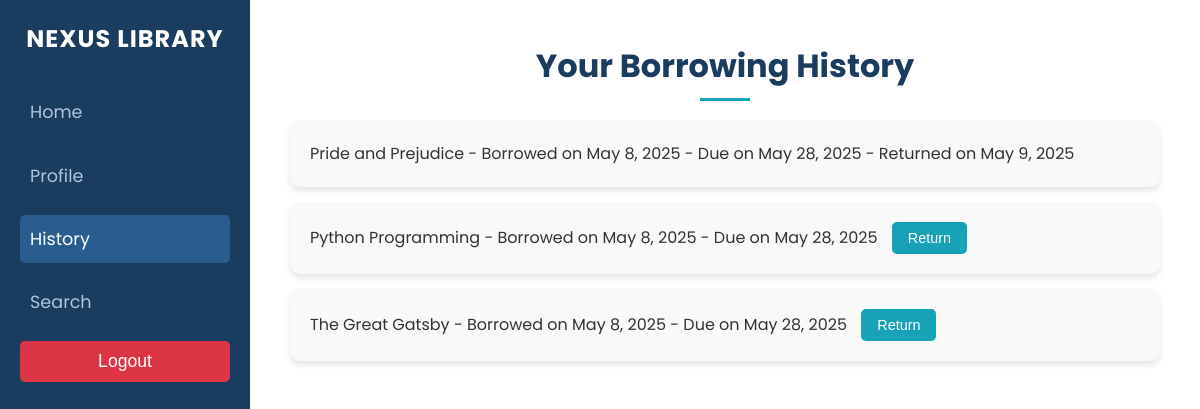
/history/ (signed in), run on the app's committed database.
### library/models.py (models this page shows, shortened)
class BorrowingHistory(models.Model):
    user = models.ForeignKey(User, on_delete=models.CASCADE)
    content_type = models.ForeignKey(ContentType, on_delete=models.CASCADE)
    object_id = models.PositiveIntegerField()
    item = GenericForeignKey('content_type', 'object_id')
    borrow_date = models.DateField(default=date.today)
    due_date = models.DateField()
    return_date = models.DateField(null=True, blank=True)
    fine = models.DecimalField(max_digits=6, decimal_places=2, default=0.00)
    def get_item(self):
        if self.content_type and self.object_id:
            return self.content_type.get_object_for_this_type(id=self.object_id)
        return None

class LibraryItem(models.Model):
    title = models.CharField(max_length=255)
    author = models.CharField(max_length=255)
    genre = models.CharField(max_length=100)
    publication_date = models.DateField()
    class Meta:
        abstract = True

class PrintedBook(LibraryItem):
    isbn = models.CharField(max_length=13)
    copies_available = models.IntegerField()

class EBook(LibraryItem):
    file_url = models.URLField()
    file_size = models.IntegerField()  # in MB

class Audiobook(LibraryItem):
    duration = models.DurationField()
    narrator = models.CharField(max_length=255)

### library/views.py (the view)
# urls.py: path('history/', views.history, name='history'),
@login_required
def history(request):
    borrowing_history = BorrowingHistory.objects.filter(user=request.user)
    return render(request, 'library/history.html', {
        'borrowing_history': borrowing_history,
    })

### library/templatetags/library_tags.py (called while the page is built)
@register.filter
def get_item_type(item):
    return item.__class__.__name__.lower()

### library/templates/library/history.html (shortened to what this page needs)
{% load static %}
{% load library_tags %}
<!DOCTYPE html>
<html lang="en">
<head>
    <link rel="stylesheet" href="{% static 'css/base.css' %}">
    <link rel="stylesheet" href="{% static 'css/history.css' %}">
</head>
<body>
    <div class="container">
        <nav class="sidebar">
            <div class="sidebar-header">
                <span class="logo">NEXUS LIBRARY</span>
            </div>
            <ul class="sidebar-menu">
                <li><a href="{% url 'home' %}">Home</a></li>
                <li><a href="{% url 'profile' %}">Profile</a></li>
                <li><a href="{% url 'history' %}" class="active">History</a></li>
                <li><a href="{% url 'search_items' %}">Search</a></li>
                <li>
                    <form action="{% url 'logout' %}" method="post" style="display:inline;">
                        <button type="submit" class="logout-btn">Logout</button>
                    </form>
                </li>
            </ul>
        </nav>
        <div class="main-content">
            <section class="history">
                <h2>Your Borrowing History</h2>
                <ul>
                    {% for borrowing in borrowing_history %}
                    <li>
                        {% with item=borrowing.get_item %}
                        {{ item.title }} - Borrowed on {{ borrowing.borrow_date }} - Due on {{ borrowing.due_date }}
                        {% if borrowing.return_date %}
                        - Returned on {{ borrowing.return_date }}
                        {% else %}
                        <form action="{% url 'return_item' item_type=item|get_item_type item_id=item.id %}"
                            method="post" style="display:inline;">
                            <button type="submit">Return</button>
                        </form>
                        {% endif %}
                        {% endwith %}
                    </li>
                    {% empty %}
                    <li>No borrowing history available.</li>
                    {% endfor %}
                </ul>
            </section>
        </div>
    </div>
</body>
</html>

### library/static/css/base.css (style rules this page uses)
* { margin: 0; padding: 0; box-sizing: border-box; }
body { font-family: 'Poppins', sans-serif; background-color: #f4f6f9; color: #333; line-height: 1.6; }
.container { display: flex; min-height: 100vh; }
.sidebar { width: 250px; background-color: #1a3c5e; color: #fff; padding: 20px; position: fixed; height: 100%; overflow-y: auto; }
.sidebar-header { text-align: center; margin-bottom: 30px; }
.logo { font-size: 1.5rem; font-weight: 700; color: #fff; text-transform: uppercase; letter-spacing: 1px; }
.sidebar-menu { list-style: none; }
.sidebar-menu li { margin-bottom: 15px; }
.sidebar-menu a { color: #b0c4de; text-decoration: none; font-size: 1.1rem; display: block; padding: 10px; border-radius: 5px; transition: background-color 0.3s ease; }
.sidebar-menu a:hover, .sidebar-menu a.active { background-color: #2a5d8f; color: #fff; }
.logout-btn { background-color: #dc3545; color: #fff; border: none; padding: 10px; width: 100%; border-radius: 5px; cursor: pointer; font-size: 1.1rem; transition: background-color 0.3s ease; }
.main-content { margin-left: 250px; padding: 40px; width: calc(100% - 250px); background-color: #fff; }

### library/static/css/history.css (style rules this page uses)
.history { max-width: 900px; margin: 0 auto; }
.history h2 { font-size: 2rem; color: #1a3c5e; margin-bottom: 30px; text-align: center; position: relative; }
.history h2::after { content: ''; width: 50px; height: 3px; background-color: #17a2b8; position: absolute; bottom: -10px; left: 50%; transform: translateX(-50%); }
.history ul { list-style: none; }
.history li { background-color: #f9f9f9; padding: 20px; margin-bottom: 15px; border-radius: 10px; box-shadow: 0 4px 6px rgba(0, 0, 0, 0.1); transition: transform 0.2s ease, box-shadow 0.2s ease; }
.history button { background-color: #17a2b8; color: #fff; border: none; padding: 8px 16px; border-radius: 5px; cursor: pointer; font-size: 0.9rem; margin-left: 10px; transition: background-color 0.3s ease; }

### data on the page
BorrowingHistory: get_item "Pride and Prejudice", borrow_date "May 8, 2025", due_date "May 28, 2025", return_date "May 9, 2025"
BorrowingHistory: get_item "Python Programming", borrow_date "May 8, 2025", due_date "May 28, 2025", shows "Return"
BorrowingHistory: get_item "The Great Gatsby", borrow_date "May 8, 2025", due_date "May 28, 2025", shows "Return"
